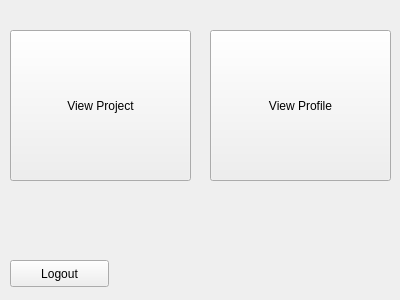
<?xml version="1.0" encoding="UTF-8"?>
<ui version="4.0">
 <class>StudentView</class>
 <widget class="QDialog" name="StudentView">
  <property name="geometry">
   <rect>
    <x>0</x>
    <y>0</y>
    <width>400</width>
    <height>300</height>
   </rect>
  </property>
  <property name="windowTitle">
   <string>Dialog</string>
  </property>
  <widget class="QPushButton" name="ViewProjectButton">
   <property name="geometry">
    <rect>
     <x>10</x>
     <y>30</y>
     <width>181</width>
     <height>151</height>
    </rect>
   </property>
   <property name="focusPolicy">
    <enum>Qt::NoFocus</enum>
   </property>
   <property name="text">
    <string>View Project</string>
   </property>
  </widget>
  <widget class="QPushButton" name="LogoutButton">
   <property name="geometry">
    <rect>
     <x>10</x>
     <y>260</y>
     <width>99</width>
     <height>27</height>
    </rect>
   </property>
   <property name="focusPolicy">
    <enum>Qt::NoFocus</enum>
   </property>
   <property name="text">
    <string>Logout</string>
   </property>
  </widget>
  <widget class="QPushButton" name="ViewProfileButton">
   <property name="geometry">
    <rect>
     <x>210</x>
     <y>30</y>
     <width>181</width>
     <height>151</height>
    </rect>
   </property>
   <property name="focusPolicy">
    <enum>Qt::NoFocus</enum>
   </property>
   <property name="text">
    <string>View Profile</string>
   </property>
  </widget>
 </widget>
 <resources/>
 <connections/>
</ui>
